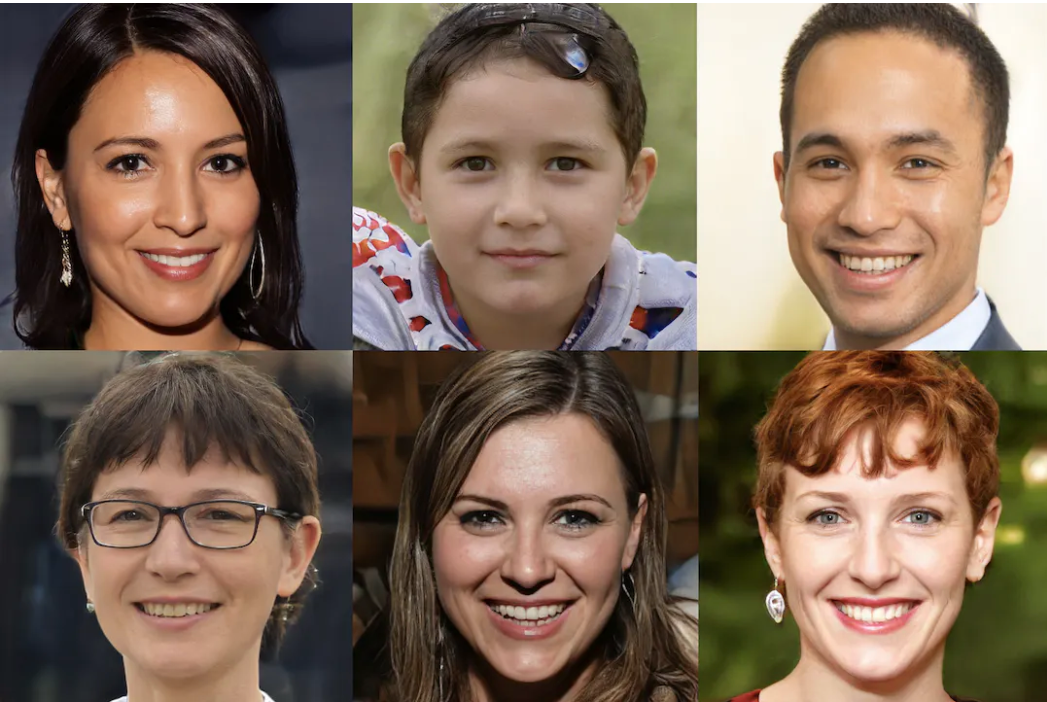
#> input picture 10w/img/fake_ai_img.png, 1047 x 702 px, found by its file name
$ python detect_faceandeyes.py
#> lines starting #> are read from the running program, lines starting #| are printed output that depends on the picture; after the words box and inside, x2 and y2 are one past the last pixel; in counts of white or black regions, pixels touching at a corner belong together
import numpy as np
import cv2


face_cascade = cv2.CascadeClassifier("/home/pi/sourcefiles-git/10w/opencv/data/haarcascades/haarcascade_frontalface_default.xml")
eye_cascade = cv2.CascadeClassifier("/home/pi/sourcefiles-git/10w/opencv/data/haarcascades/haarcascade_eye.xml")

img = cv2.imread("/home/pi/sourcefiles-git/10w/img/fake_ai_img.png")
#> img is the input picture: shape (702, 1047, 3); mean B, G, R 87.2, 104.6, 126.3

gray=cv2.cvtColor(img,cv2.COLOR_BGR2GRAY)
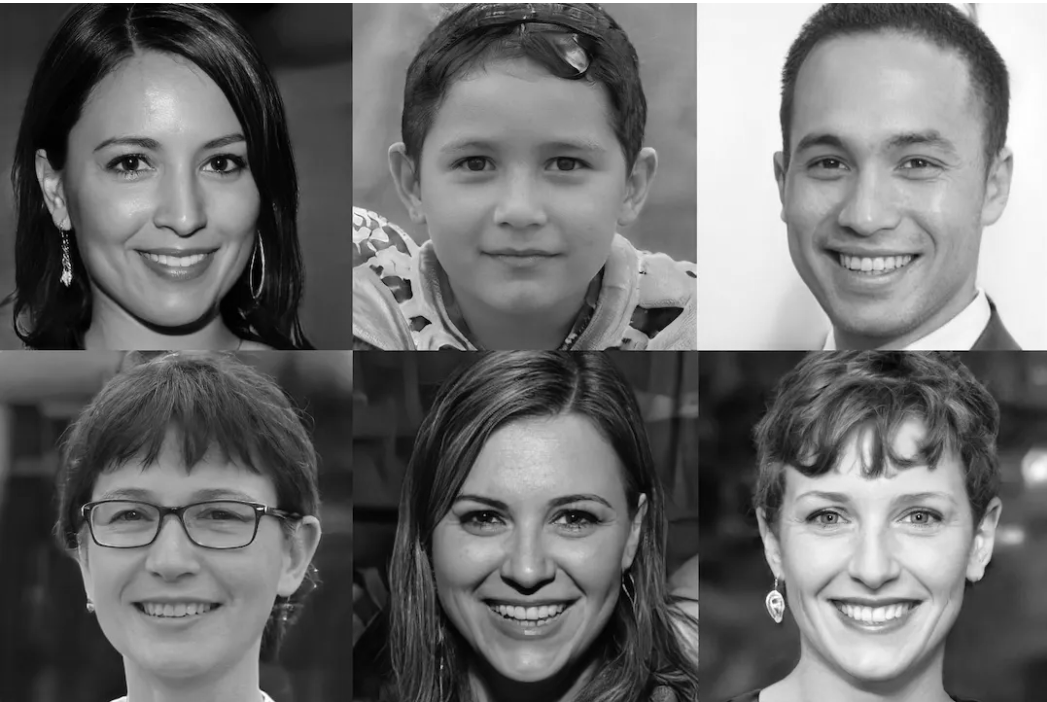
#> gray: shape (702, 1047); min 0, max 255, mean 109.1
faces = face_cascade.detectMultiScale(gray)
#> faces = [[58, 75, 230, 230], [412, 428, 233, 233], [746, 63, 251, 251], [389, 63, 259, 259], [47, 416, 251, 251], [749, 419, 251, 251]]
print('faces :',faces)
#| faces : [[ 58  75 230 230]
#|  [412 428 233 233]
#|  [746  63 251 251]
#|  [389  63 259 259]
#|  [ 47 416 251 251]
#|  [749 419 251 251]]
print("Number of faces detected: "+str(len(faces)))
#| Number of faces detected: 6

for (x,y,w,h) in faces:
    imp = cv2.rectangle(img,(x,y),(x+w,y+h), (255,0,0),1)
    roi_gray = gray[y:y+h, x:x+w]
    roi_color = img[y:y+h, x:x+w]
    eyes = eye_cascade.detectMultiScale(roi_gray)
    print('eyes : ', eyes)
    print("Number of eyes detected: " + str(len(eyes)))
    for (ex, ey, ew, eh) in eyes:
        cv2.rectangle(roi_color, (ex, ey), (ex + ew, ey + eh), (0, 255, 0),1)
#> this loop made 6 passes
#> (x, y, w, h, eyes) on passes 1, 2, 3, 4, 6: (58, 75, 230, 230, [[44, 64, 52, 52], [136, 64, 51, 51]]), (412, 428, 233, 233, [[45, 66, 51, 51], [132, 67, 49, 49]]), (746, 63, 251, 251, [[139, 74, 53, 53], [51, 71, 59, 59]]), (389, 63, 259, 259, [[145, 75, 56, 56], [55, 71, 61, 61]]), (749, 419, 251, 251, [[50, 72, 53, 53], [141, 71, 56, 56], [98, 11, 58, 58]])
#> (printed output is left out)
#> pass 1, `roi_gray = gray[y:y+h, x:x+w]`:
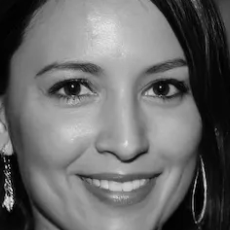
#> roi_gray: shape (230, 230); min 0, max 230, mean 105.1
#> pass 1, `roi_color = img[y:y+h, x:x+w]`:
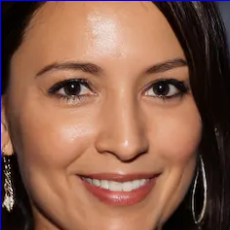
#> roi_color: shape (230, 230, 3); mean B, G, R 75.6, 94.4, 136.3
#> pass 2, `imp = cv2.rectangle(img,(x,y),(x+w,y+h), (255,0,0),1)`:
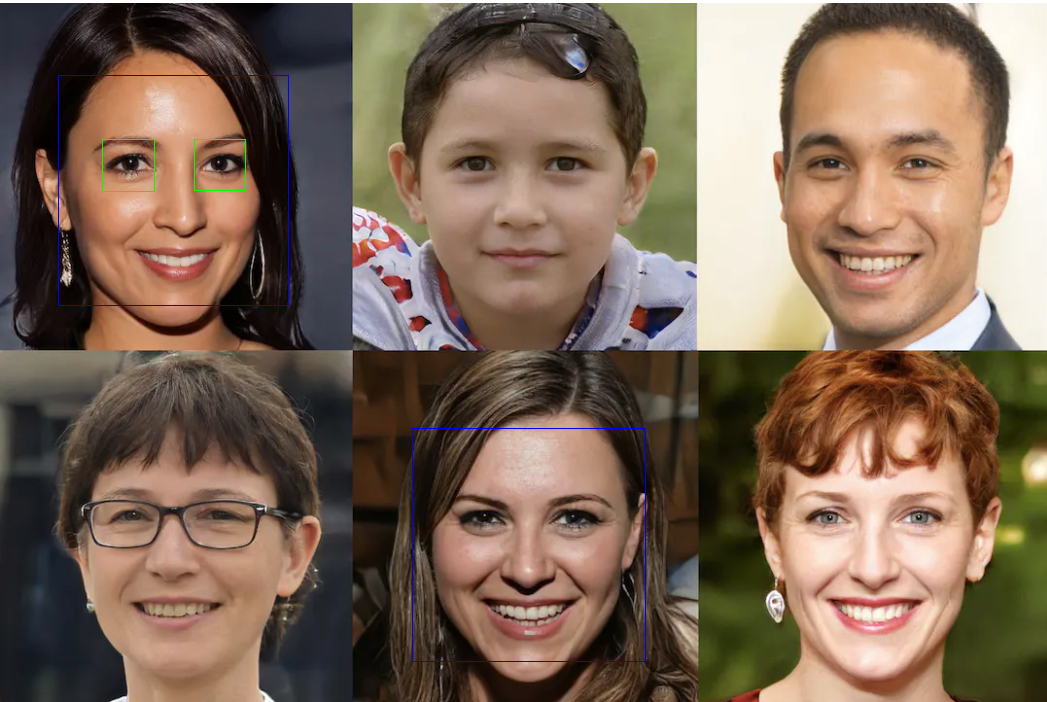
#> imp: shape (702, 1047, 3); mean B, G, R 87.7, 104.5, 126
#> after the loop:
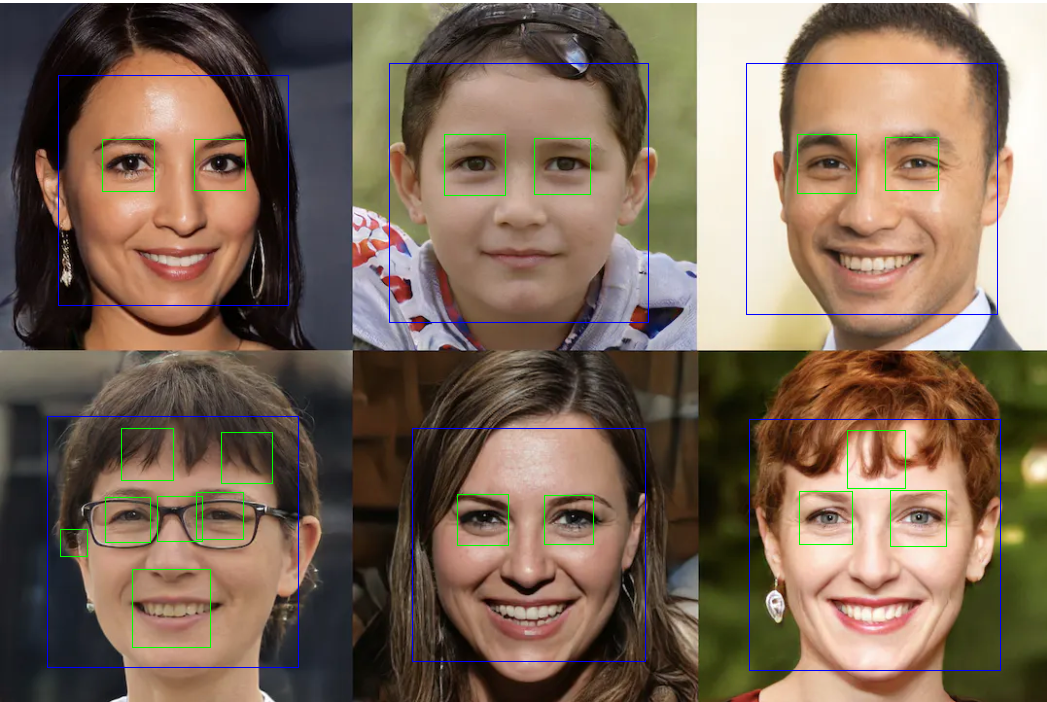
#> img: shape (702, 1047, 3); 1.32% of pixels changed, all inside (x1, y1, x2, y2) = (47, 63, 1001, 671)
#> after the loop:
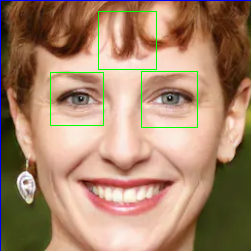
#> roi_color: shape (251, 251, 3); mean B, G, R 107, 133.6, 167.6
#> after the loop:
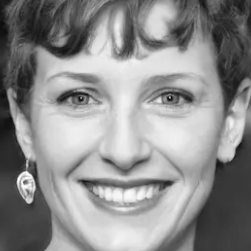
#> roi_gray: shape (251, 251); min 9, max 255, mean 141.5

cv2.imshow('img',img)
cv2.waitKey(0)
cv2.destroyAllWindows()

$ run again, with 10w/img/cmp.jpg saved as 10w/img/fake_ai_img.png
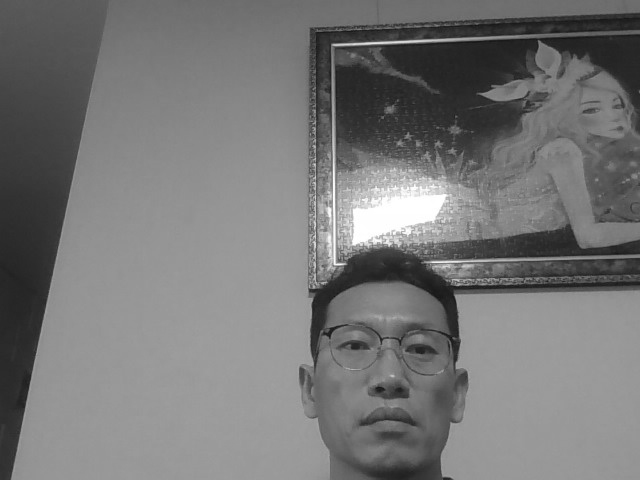
#> input picture 10w/img/cmp.jpg, 640 x 480 px, found by its file name
#> img is the input picture: shape (480, 640, 3); min 17, max 255, mean 118.7
#> faces = [[300, 276, 175, 175]]
#| faces : [[300 276 175 175]]
#| Number of faces detected: 1
#> the loop `for (x,y,w,h) in faces:` made 1 pass
#> (x, y, w, h, eyes) on pass 1: (300, 276, 175, 175, [[36, 52, 35, 35], [98, 54, 39, 39]])
#> (printed output is left out)
#> after the loop `for (x,y,w,h) in faces:`:
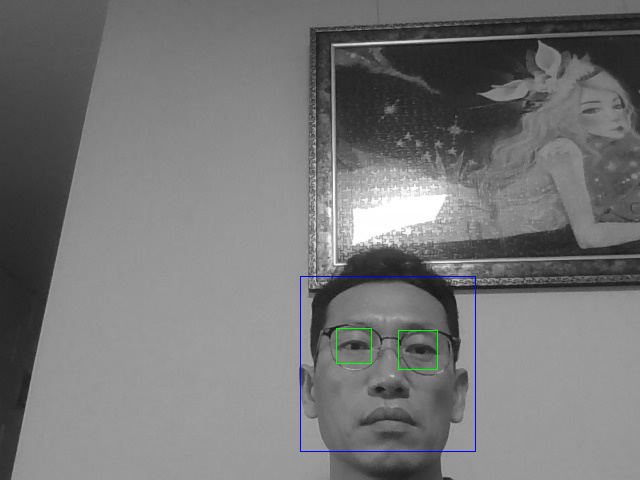
#> img: shape (480, 640, 3); 0.32% of pixels changed, all inside (x1, y1, x2, y2) = (300, 276, 476, 452)
#> after the loop `for (x,y,w,h) in faces:`:
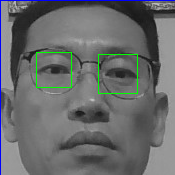
#> roi_color: shape (175, 175, 3); mean B, G, R 107.5, 107, 104.6
